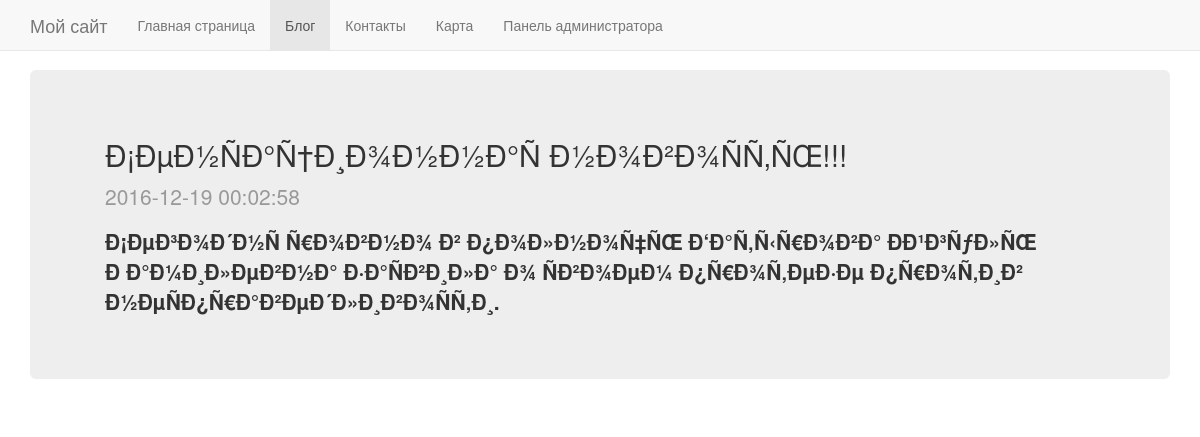
Screenshot of /blog.php with the database file from the repository.
### tables this page shows
CREATE TABLE `blog` (
  `id` int(11) NOT NULL,
  `title` varchar(1000) NOT NULL,
  `date` datetime NOT NULL,
  `text` varchar(10000) NOT NULL
);

### blog.php (the view, shortened to what this page needs)
<!DOCTYPE html>
<html lang="ru">
<head>
    <link rel="stylesheet"
          type="text/css"
          media="screen"
          href="css/bootstrap.min.css">
    <link rel="stylesheet"
          type="text/css"
          media="screen"
          href="css/style.css">
    <link rel="stylesheet"
          type="text/css"
          media="screen"
          href="css/blog.css">
</head>
<body>
<?php
$page = 'blog';
include('include/menu.php');
require 'include/connection.php';
?>
<div class="container">
    <?php
    $query = $conn->query('SELECT * FROM blog ORDER BY 1 DESC');
    if ($query) {
            ?>
            <?php
        while ($row = $query->fetch_row()) {
            ?>
            <div class="jumbotron">
                <div class="container">
                    <h2><?php echo $row[1]; ?></h2>
                    <p class="blog-post-meta"><?php echo $row[2]; ?></p>
                    <?php echo $row[3]; ?>
                </div>
            </div>
            <?php
        }
    }
    ?>
</div>
</body>
</html>

### include/menu.php (shortened to what this page needs)
<div class="navbar navbar-default navbar-static-top" role="navigation">
    <div class="container">
        <div class="navbar-header">
            <a class="navbar-brand"
               href="index.php">Мой сайт</a>
        </div>
        <div class="navbar-collapse collapse">
            <ul class="nav navbar-nav">
                <li<?php if ($page == 'index') { ?> class="active"<?php } ?>><a href="index.php">Главная страница</a>
                </li>
                <li<?php if ($page == 'blog') { ?> class="active"<?php } ?>><a href="blog.php">Блог</a></li>
                <li<?php if ($page == 'contact') { ?> class="active"<?php } ?>><a href="contact.php">Контакты</a></li>
                <li<?php if ($page == 'map') { ?> class="active"<?php } ?>><a href="map.php">Карта</a></li>
                <li<?php if ($page == 'admin') { ?> class="active"<?php } ?>><a href="admin.php">Панель
                        администратора</a></li>
            </ul>
        </div>
    </div>
</div>

### css/style.css (style rules this page uses)
.navbar-static-top { margin-bottom: 19px; }
html { overflow: -moz-scrollbars-vertical; overflow-y: scroll; }

### css/blog.css (style rules this page uses)
.blog-post-meta { color: #999; font-size: 10px; }

### rows the page displays
blog: title "Ð¡ÐµÐ½ÑÐ°Ñ†Ð¸Ð¾Ð½Ð½Ð°Ñ Ð½Ð¾Ð²Ð¾ÑÑ‚ÑŒ!!!", date "2016-12-19 00:02:58", text "Ð¡ÐµÐ³Ð¾Ð´Ð½Ñ Ñ€Ð¾Ð²Ð½Ð¾ Ð² Ð¿Ð¾Ð»Ð½Ð¾Ñ‡ÑŒ Ð‘Ð°Ñ‚Ñ‹Ñ€Ð¾Ð²Ð° ÐÐ¹Ð³ÑƒÐ»ÑŒ Ð Ð°Ð¼Ð¸Ð»ÐµÐ²Ð½Ð° Ð·Ð°ÑÐ²Ð¸Ð»Ð° Ð¾ ÑÐ²Ð¾ÐµÐ¼ Ð¿Ñ€Ð¾Ñ‚ÐµÐ·Ðµ Ð¿Ñ€Ð¾Ñ‚Ð¸Ð² Ð½ÐµÑÐ¿Ñ€Ð°Ð²ÐµÐ´Ð»Ð¸Ð²Ð¾ÑÑ‚Ð¸."
